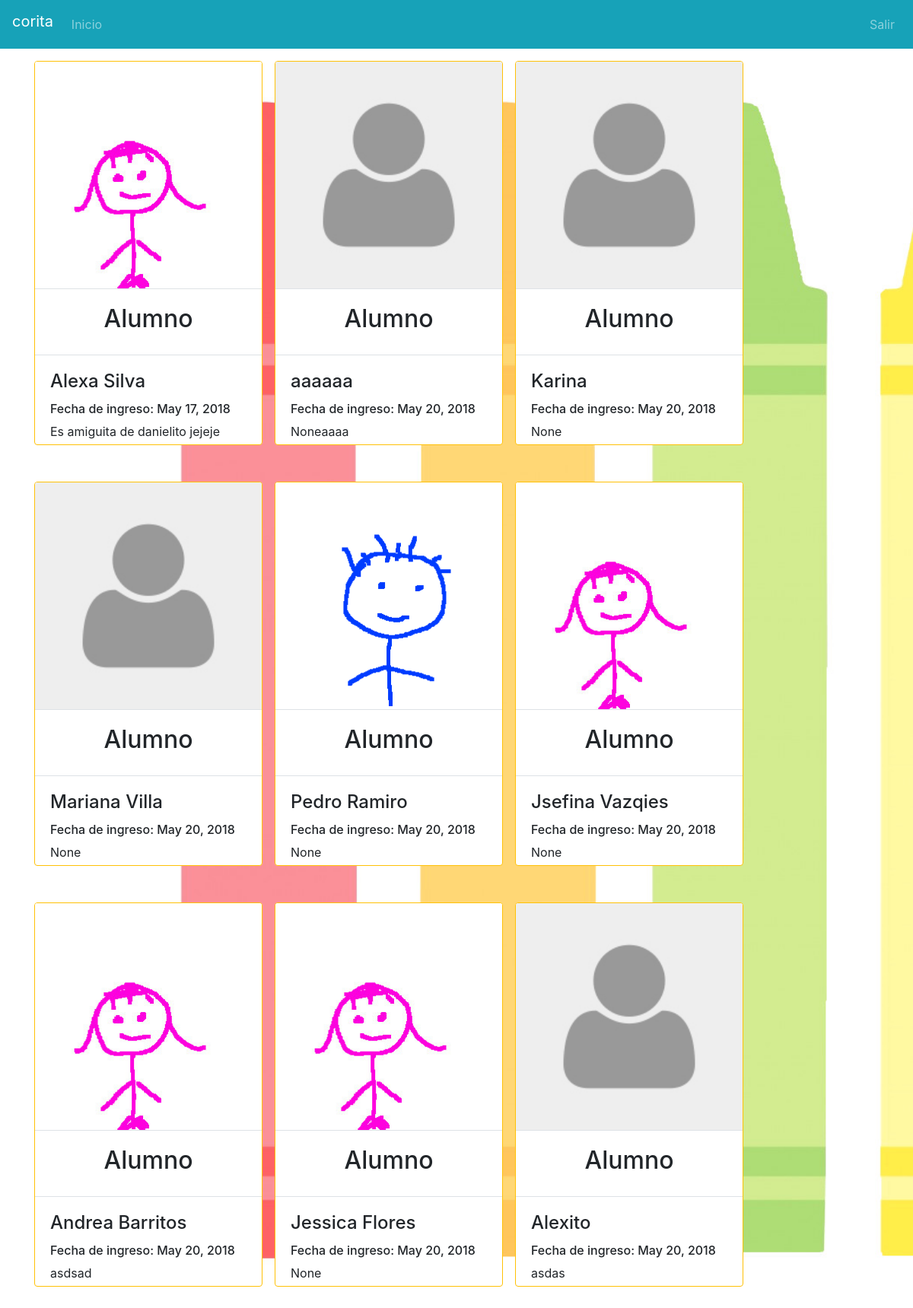
Page / (signed in) on the committed database.
### alumnos/models.py (models this page shows, shortened)
class alumnos(models.Model):
    alu_nombre = models.CharField(max_length = 400)
    alu_genero = models.CharField(max_length = 10,default="Masculino")
    alu_tutores = models.ManyToManyField(Tutor)
    alu_vigente = models.BooleanField(default = True)
    alu_fechaIngreso = models.DateField(auto_now_add = True, null=True)
    alu_observaciones = models.CharField(max_length = 2000, null=True)
    alu_foto = models.ImageField(upload_to='media/fotosAlu', null=True, default='media/default/default.jpeg')
    slug = models.SlugField(max_length=24, default=''.join(random.SystemRandom().choice(string.ascii_uppercase + string.digits) for _ in range(24)))

### alumnos/views.py (the view)
# urls.py: url(r'^$',Index, name='index'),
def Index(request):
    user = request.user
    if user.is_active is True:
        if user.is_staff is False :
            if user.has_perm('padres.is_teacher'):
                prf = Profesor.objects.get(pro_nombre = user)
                grp = grupos.objects.select_related().filter(gru_maestro = prf)
                ctx = {"Perfil": prf, "Grupos": grp}
            if user.has_perm('padres.is_tutorr'):
                tur = Tutor.objects.get(tut_nombre = user)
                alm = alumnos.objects.filter(alu_tutores__in = [tur])
                ctx = {"Alumno":alm}
            return render(request,'alumnos/index.html', ctx)
        else:
            return render(request,'alumnos/index.html')
    return render(request,'alumnos/index.html')

### templates/alumnos/index.html (shortened to what this page needs)
 {% extends 'base.html' %}
{% block content %}
{% if user.is_staff is False %}
{% if perms.padres.is_tutorr %}
    {% for alm in Alumno %}
<div class="mr-md-3 mt-4 mb-4 card border rounded border-warning float-left " style="max-width:300px; height: 505px;">
<img src="{{ alm.alu_foto.url }}" class="card-img-top border-bottom"/>
    <div class="card-body border-bottom">
<h2 class="form-label text-center">Alumno</h2>
    </div>
    <div class="card-body">
        <div class="form-inline form-group">
            <h4 class="card-title">{{alm.alu_nombre}}</h4>
            <h6>Fecha de ingreso: {{alm.alu_fechaIngreso}}</h6>
            <p class="card-text">{{alm.alu_observaciones}}</p>
        </div>
    </div>
</div>
{%endfor%}
{% endif %}
{% endif %}
{% endblock %}

### templates/base.html (shortened to what this page needs)
<!DOCTYPE html>
<html>
 {% load staticfiles %}
{% load inclusion_tags %}
    <head>
    <link href="{% static 'css/open-iconic-bootstrap.css' %}" rel="stylesheet">
   <link rel="stylesheet" href="{% static 'css/bootstrap.css' %}">
    <link rel="stylesheet" href="{% static 'css/offcanvas.css' %}">
    <link rel="stylesheet" href="{% static 'css/base.css' %}">
    </head>
<body style="background-image: url('/media/media/back/backGP.jpg');  background-repeat: no-repeat; background-attachment: fixed; background-size: cover;">
        {% if user.is_authenticated %}
    <nav class="navbar navbar-expand-sm fixed-top bg-info navbar-dark">
    {% if perms.padres.is_teacher  %}
      <a class="navbar-brand" href="/"> {{ user.username }}</a>
      {% else %}
      <label class="navbar-brand"> {{ user.username }}</label>
{% endif %}
      <div class="navbar-collapse offcanvas-collapse" id="navbarsExampleDefault">
        <ul class="navbar-nav mr-auto">
          <li class="nav-item">
            <a class="nav-link" href="/">Inicio</a>
          </li>
        </ul>
        <form class="form-inline my-2 my-lg-0">
         <ul class="navbar-nav mr-auto">
            <li class="nav-item">
            <a class="nav-link" href="/cerrar">Salir</a>
          </li>
            </ul>
        </form>
      </div>
    </nav>
        {% else %} <meta http-equiv="refresh" content="0; URL=../login" /> {% endif %}
    <div class="container">
{% block content %}
{% endblock %}
    </div>
</body>
</html>

### alumnos/static/css/offcanvas.css (style rules this page uses)
html, body { overflow-x: hidden; }
body { padding-top: 56px; }
.border-bottom { border-bottom: 1px solid #e5e5e5; }

### rows in the picture
alumnos: alu_foto (picture), alu_nombre "Alexa Silva", alu_fechaIngreso "May 17, 2018", alu_observaciones "Es amiguita de danielito jejeje"
alumnos: alu_foto (placeholder picture), alu_nombre "aaaaaa", alu_fechaIngreso "May 20, 2018", alu_observaciones "Noneaaaa"
alumnos: alu_foto (placeholder picture), alu_nombre "Karina", alu_fechaIngreso "May 20, 2018", alu_observaciones "None"
alumnos: alu_foto (placeholder picture), alu_nombre "Mariana Villa", alu_fechaIngreso "May 20, 2018", alu_observaciones "None"
alumnos: alu_foto (picture), alu_nombre "Pedro Ramiro", alu_fechaIngreso "May 20, 2018", alu_observaciones "None"
alumnos: alu_foto (picture), alu_nombre "Jsefina Vazqies", alu_fechaIngreso "May 20, 2018", alu_observaciones "None"
alumnos: alu_foto (picture), alu_nombre "Andrea Barritos", alu_fechaIngreso "May 20, 2018", alu_observaciones "asdsad"
alumnos: alu_foto (picture), alu_nombre "Jessica Flores", alu_fechaIngreso "May 20, 2018", alu_observaciones "None"
alumnos: alu_foto (placeholder picture), alu_nombre "Alexito", alu_fechaIngreso "May 20, 2018", alu_observaciones "asdas"

### other values in the picture
{{ user.username }} "corita"
